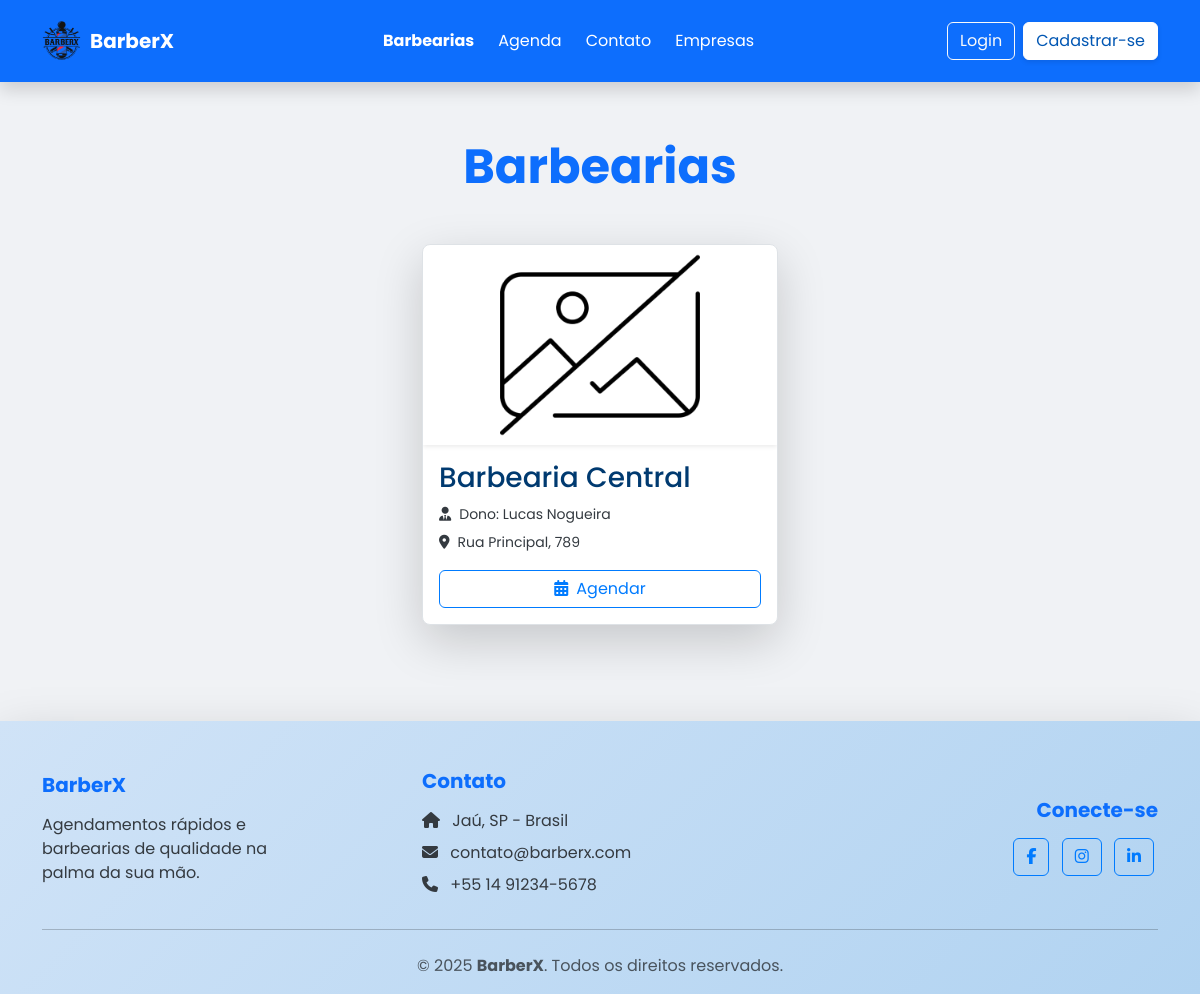
Page /barbearias on the earlier database version.
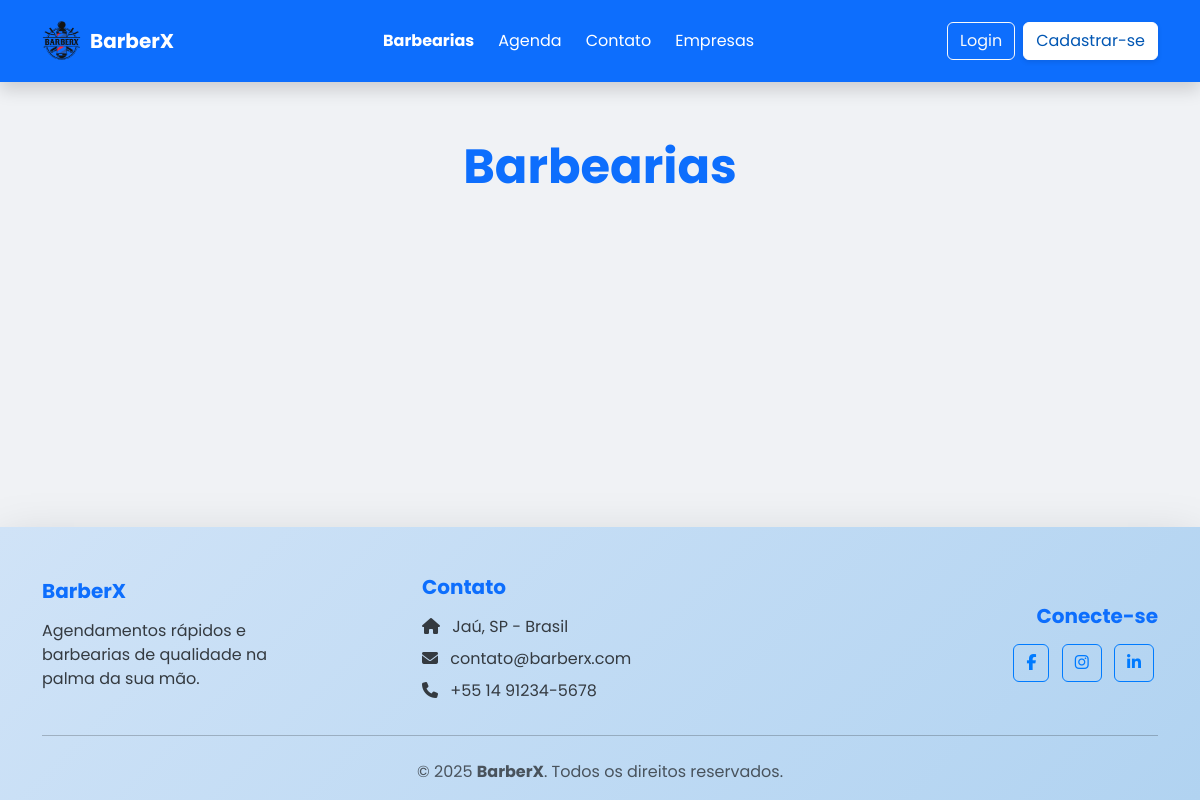
Same page on the later database version.
### tables this page shows
CREATE TABLE barbearia (
    id INT AUTO_INCREMENT PRIMARY KEY,
    nome VARCHAR(100) NOT NULL,
    cnpj VARCHAR(18) UNIQUE,
    telefone VARCHAR(20) UNIQUE,
    email VARCHAR(100) UNIQUE,
    endereco TEXT,
    dono_id INT,
    data_cadastro TIMESTAMP DEFAULT CURRENT_TIMESTAMP,
    imagem VARCHAR(255),
    FOREIGN KEY (dono_id) REFERENCES dono(id) ON DELETE CASCADE
);

CREATE TABLE dono (
    id INT AUTO_INCREMENT PRIMARY KEY,
    nome VARCHAR(100) NOT NULL,
    telefone VARCHAR(20) UNIQUE,
    email VARCHAR(100) UNIQUE,
    senha VARCHAR(255) NOT NULL,
    data_cadastro TIMESTAMP DEFAULT CURRENT_TIMESTAMP
);

### Controllers/barbeariaController.class.php (called while the page is built, shortened)
<?php
class barbeariaController
{
    private $param;
    public function __construct()
    {
        $this->param = Conexao::getInstancia();
    }
    public function listar()
    {
        $barbeariaDAO = new BarbeariaDAO($this->param);
        $retorno = $barbeariaDAO->buscar_todas_barbearias();
        require_once "Views/layout/header.php";
        require_once "Views/barbearias.php";
        require_once "Views/layout/footer.php";
    }
}

### index.php (called while the page is built, shortened)
<?php
	require_once "rotas.php";
	$uri = parse_url($_SERVER["REQUEST_URI"])["path"];
	$uri = substr($uri, strpos($uri,'/',1));
	$route->verificar_rota($_SERVER["REQUEST_METHOD"],$uri);
?>

### Models/Conexao.class.php (called while the page is built, shortened)
<?php
	class Conexao
	{
		private static $conexao;
		public static function getInstancia()
		{
		if(empty(self::$conexao))
		{
			$parametros = "mysql:host=localhost;dbname=barberx;charset=utf8mb4";
			try
			{
				self::$conexao = new PDO($parametros, "root", "", [
					PDO::ATTR_ERRMODE => PDO::ERRMODE_EXCEPTION
				]);
			}
			catch(PDOException $e)
			{
				echo "Problema na conexão";
				die();
			}
		}
		return self::$conexao;
	}
}
?>

### Models/BarbeariaDAO.class.php (called while the page is built, shortened)
<?php
class BarbeariaDAO
{
    public function buscar_todas_barbearias()
    {
        $sql = "SELECT b.*, d.id AS dono_id, d.nome AS nome_dono, d.telefone AS telefone_dono, d.email AS email_dono
                    FROM barbearia b
                    JOIN dono d ON b.dono_id = d.id";
        $stm = $this->db->prepare($sql);
        $stm->execute();
        return $stm->fetchAll(PDO::FETCH_OBJ);
    }
}

### Views/barbearias.php (the view)
<div class="container py-5">
    <h2 class="text-center mb-5 display-5 fw-bold text-primary">Barbearias </h2>
    <div class="row justify-content-center g-4"> <?php foreach ($retorno as $bar): ?>
            <div class="col-12 col-md-6 col-lg-4"> <div class="card h-100 bg-white shadow-lg border rounded-3 overflow-hidden d-flex flex-column animate__animated animate__fadeInUp">
                    <?php
                    $imageUrl = $bar->imagem;
                    if (empty($imageUrl)) {
                        $imageUrl = 'assets/img/noimage.png';
                        $altText = 'Imagem não disponível para ' . htmlspecialchars($bar->nome);
                    } else {
                        $altText = 'Imagem da Barbearia ' . htmlspecialchars($bar->nome);
                    }
                    ?>
                    <img src="<?= htmlspecialchars($imageUrl) ?>" class="card-img-top shadow-sm" alt="<?= $altText ?>" style="height: 200px; object-fit: contain;">
                    <div class="card-body d-flex flex-column justify-content-between">
                        <div>
                            <h3 class="card-title text-dark-blue mb-2"><?= htmlspecialchars($bar->nome) ?></h3>
                            <p class="card-text text-dark-gray mb-1"><small><i class="fas fa-user-tie me-2"></i>Dono: <?= htmlspecialchars($bar->nome_dono) ?></small></p>
                            <p class="card-text text-dark-gray mb-3"><small><i class="fas fa-map-marker-alt me-2"></i><?= htmlspecialchars($bar->endereco) ?></small></p>
                        </div>
                        <a href="/barberx/barbearia?id=<?= htmlspecialchars($bar->id) ?>" class="btn btn-outline-primary mt-auto">
                            <i class="fas fa-calendar-alt me-2"></i>Agendar
                        </a>
                    </div>
                </div>
            </div>
        <?php endforeach; ?>
    </div>
</div>

### rotas.php (shortened to what this page needs)
<?php
class rotas
{
	private array $rotas = array();
	public function get(string $nome, array $dados)
	{
		$this->rotas['GET'][$nome] = $dados;
	}
	public function post(string $nome, array $dados)
	{
		$this->rotas['POST'][$nome] = $dados;
	}
	public function verificar_rota(string $metodo, string $uri)
	{
		if (isset($this->rotas[$metodo][$uri])) {
			$dados_rota = $this->rotas[$metodo][$uri];
			$metodo = $dados_rota[1];
			$obj = new $classe();
			return $obj->$metodo();
		} else {
			echo "Rota Inválida";
		}
	}
}

### Views/layout/header.php (shortened to what this page needs)
<!DOCTYPE html>
<html lang="pt-BR">
<head>
    <link rel="stylesheet" href="/barberx/assets/bootstrap/css/bootstrap.min.css">
    <link rel="stylesheet" href="/barberx/assets/styles/style.css">
    <link rel="stylesheet" href="https://cdn.jsdelivr.net/npm/bootstrap-icons@1.10.5/font/bootstrap-icons.css">
    <link rel="stylesheet" href="https://cdnjs.cloudflare.com/ajax/libs/font-awesome/6.5.2/css/all.min.css" />
    <link rel="stylesheet" href="https://cdnjs.cloudflare.com/ajax/libs/animate.css/4.1.1/animate.min.css" />
    <link rel="stylesheet" href="../css/style.css">
</head>
<body>
    <header>
        <nav class="navbar navbar-expand-lg p-3 navbar-primary bg-primary text-white fixed-top shadow">
            <div class="container d-flex align-items-center justify-content-between">
                <?php if (isset($_SESSION['dono_id'])): ?>
                    <a class="navbar-brand d-flex align-items-center" href="/barberx/dashboard">
                        <img src="/barberx/assets/img/logo.png" alt="Logo BarberX" width="40" height="40" class="me-2">
                        <span class="text-white fw-bold">BarberX Dono</span>
                    </a>
                    <div class="d-flex gap-4">
                        <a class="nav-link text-white <?= $_SERVER['REQUEST_URI'] === '/barberx/dashboard' ? 'fw-bold' : '' ?>" href="/barberx/dashboard">Dashboard</a>
                        <a class="nav-link text-white <?= $_SERVER['REQUEST_URI'] === '/barberx/agenda_dono' ? 'fw-bold' : '' ?>" href="/barberx/agenda_dono">Agenda</a>
                        <a class="nav-link text-white <?= $_SERVER['REQUEST_URI'] === '/barberx/barbearias_dono' ? 'fw-bold' : '' ?>" href="/barberx/barbearias_dono">Minhas Barbearias</a>
                    </div>
                    <div class="dropdown">
                        <button class="btn text-white dropdown-toggle d-flex align-items-center" type="button" id="dropdownMenuDono" data-bs-toggle="dropdown" aria-expanded="false" aria-haspopup="true">
                            <span>Olá, <?= htmlspecialchars($_SESSION['dono_nome']) ?></span>
                            <i class="bi bi-person-circle fs-4 ms-2 me-1"></i>
                        </button>
                        <ul class="dropdown-menu dropdown-menu-end" aria-labelledby="dropdownMenuDono">
                            <li><a class="dropdown-item" href="/barberx/perfil_dono">Perfil</a></li>
                            <li><a class="dropdown-item" href="/barberx/logout">Sair</a></li>
                        </ul>
                    </div>
                <?php else: ?>
                    <a class="navbar-brand d-flex align-items-center" href="/barberx">
                        <img src="/barberx/assets/img/logo.png" alt="Logo BarberX" width="40" height="40" class="me-2">
                        <span class="text-white fw-bold">BarberX</span>
                    </a>
                    <div class="d-flex gap-4">
                        <a class="nav-link text-white <?= $_SERVER['REQUEST_URI'] === '/barberx/barbearias' ? 'fw-bold' : '' ?>" href="/barberx/barbearias">Barbearias</a>
                        <a class="nav-link text-white <?= $_SERVER['REQUEST_URI'] === '/barberx/agenda' ? 'fw-bold' : '' ?>" href="/barberx/agenda">Agenda</a>
                        <a class="nav-link text-white <?= $_SERVER['REQUEST_URI'] === '/barberx/contato' ? 'fw-bold' : '' ?>" href="/barberx/contato">Contato</a>
                        <a class="nav-link text-white <?= $_SERVER['REQUEST_URI'] === '/barberx/empresas' ? 'fw-bold' : '' ?>" href="/barberx/empresas">Empresas</a>
                    </div>
                    <div class="d-flex align-items-center">
                        <?php if (isset($_SESSION['cliente_id'])): ?>
                            <div class="dropdown">
                                <button class="btn text-white dropdown-toggle d-flex align-items-center" type="button" id="dropdownMenuCliente" data-bs-toggle="dropdown" aria-expanded="false" aria-haspopup="true">
                                    <span>Olá, <?= htmlspecialchars($_SESSION['cliente_nome']) ?></span>
                                    <i class="bi bi-person-circle fs-4 ms-2 me-1"></i>
                                </button>
                                <ul class="dropdown-menu dropdown-menu-end" aria-labelledby="dropdownMenuCliente">
                                    <li><a class="dropdown-item" href="/barberx/perfil_cliente">Perfil</a></li>
                                    <li><a class="dropdown-item" href="/barberx/logout">Sair</a></li>
                                </ul>
                            </div>
                        <?php else: ?>
                            <a href="/barberx/logar_cliente" class="btn btn-outline-light me-2">Login</a>
                            <a href="/barberx/cadastrar_cliente" class="btn btn-light">Cadastrar-se</a>
                        <?php endif; ?>
                    </div>
                <?php endif; ?>
            </div>
        </nav>
    </header>
    <main>

### Views/layout/footer.php (shortened to what this page needs)
</main>
<footer class="bg-footer pt-5 mt-5 shadow-lg">
  <div class="container">
    <div class="row align-items-center justify-content-between text-center text-md-start">
      <div class="col-md-3 mb-4">
        <h5 class="fw-bold mb-3 text-primary">BarberX</h5>
        <p class="text-dark-gray">Agendamentos rápidos e barbearias de qualidade na palma da sua mão.</p>
      </div>
      <div class="col-md-4 mb-4">
        <h5 class="fw-bold mb-3 text-primary">Contato</h5>
        <p class="text-dark-gray mb-2"><i class="fas fa-home me-2"></i> Jaú, SP - Brasil</p>
        <p class="text-dark-gray mb-2"><i class="fas fa-envelope me-2"></i> contato@barberx.com</p>
        <p class="text-dark-gray mb-2"><i class="fas fa-phone me-2"></i> +55 14 91234-5678</p>
      </div>
      <div class="col-md-4 mb-4 text-md-end text-center">
        <h5 class="fw-bold mb-3 text-primary">Conecte-se</h5>
        <a class="btn btn-outline-primary btn-social mx-1" href="#" aria-label="Facebook"><i class="fab fa-facebook-f"></i></a>
        <a class="btn btn-outline-primary btn-social mx-1" href="#" aria-label="Instagram"><i class="fab fa-instagram"></i></a>
        <a class="btn btn-outline-primary btn-social mx-1" href="#" aria-label="LinkedIn"><i class="fab fa-linkedin-in"></i></a>
      </div>
    </div>
    <hr class="mb-4 mt-0" style="background-color: rgba(0, 0, 0, 0.1);">
    <div class="row">
      <div class="col-12 text-center pb-3">
        <p class="mb-0 text-muted">&copy; <?= date('Y') ?> <span class="fw-bold">BarberX</span>. Todos os direitos reservados.</p>
      </div>
    </div>
  </div>
</footer>
</body>
</html>

### assets/styles/style.css (style rules this page uses)
html, body { height: 100%; margin: 0; padding: 0; padding-top: 90px; font-family: "Poppins", sans-serif; }
main { flex: 1; }
body { display: flex; flex-direction: column; min-height: auto; background-color: #f0f2f5; color: #343a40; }
body { font-family: "Poppins", sans-serif; margin: 0; padding: 0; background-color: #f0f2f5; color: #212529; }
.btn-outline-primary { color: #007bff; border-color: #007bff; transition: all 0.3s ease; }
.btn-light { background-color: #ffffff; color: #0056b3; border-color: #ffffff; box-shadow: 0 2px 5px rgba(0, 0, 0, 0.1); transition: all 0.3s ease; }
.text-dark-gray { color: #343a40 !important; }
.bg-footer { background: linear-gradient(135deg, #d0e3f7, #b1d3f1); }
.text-dark-blue { color: #003a70 !important; }

Differences in the rows shown:
removed barbearia: nome "Barbearia Central", dono.nome "Lucas Nogueira", endereco "Rua Principal, 789"
